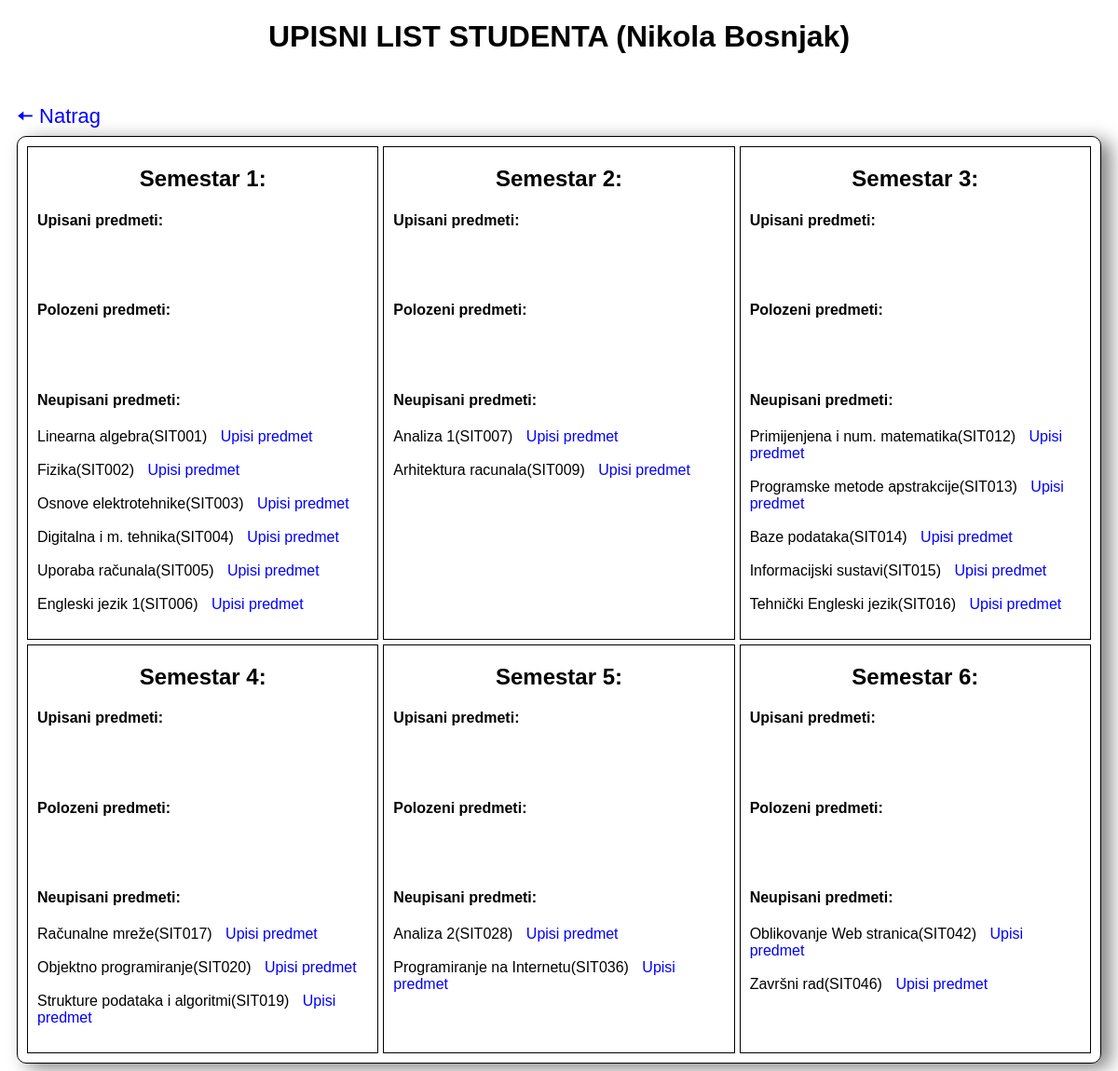
Page /upis_predmeta_red/40 (signed in) on the committed database.
### app/models.py (models this page shows)
class Predmeti(models.Model):
  IZBORNI = (('da', 'DA'), ('ne', 'NE'))
  ime = models.CharField(max_length=30)
  kod = models.CharField(max_length=30)
  program = models.TextField()
  bodovi = models.IntegerField()
  sem_redovni = models.IntegerField()
  sem_izvanredni = models.IntegerField()
  izborni = models.CharField(max_length=30, choices=IZBORNI)

### app/decorators.py (the view)
    def wrap(*args, **kwargs):
        if args[0].user.role.role == 'stud' and args[0].user.status.status == 'red':
            return function(*args, **kwargs)
        elif args[0].user.role.role == 'stud' and args[0].user.status.status == 'izvan':
          return function(*args, **kwargs)
        else:
          return redirect('login_user')

### app/templates/upis_predmeta_red.html (shortened to what this page needs)
{% extends 'base.html' %}
{% block upis_predmeta_red %}
<h1>UPISNI LIST STUDENTA ({{student.first_name}} {{student.last_name}})</h1>
<a class="link_uredi4" href="{%url 'pocetna_stud' %}">&#129060; Natrag</a>
<div class="upisni_list">
  <div class="red-sem">
    <h2>Semestar 1:</h2>
    <h4>Upisani predmeti:</h4>
    <br><br>
    <h4>Polozeni predmeti:</h4>
    <br><br>
    <h4>Neupisani predmeti:</h4>
    {%for i in lista1%}
    {{i.ime}}({{i.kod}}) <a href="{%url 'upis_predmeta' i.id %}">Upisi predmet</a><br><br>
    {%endfor%}
  </div>
  <div class="red-sem">
    <h2>Semestar 2:</h2>
    <h4>Upisani predmeti:</h4>
    <br><br>
    <h4>Polozeni predmeti:</h4>
    <br><br>
    <h4>Neupisani predmeti:</h4>
    {%for i in lista2%}
    {{i.ime}}({{i.kod}}) <a href="{%url 'upis_predmeta' i.id %}">Upisi predmet</a><br><br>
    {%endfor%}
  </div>
  <div class="red-sem">
    <h2>Semestar 3:</h2>
    <h4>Upisani predmeti:</h4>
    <br><br>
    <h4>Polozeni predmeti:</h4>
    <br><br>
    <h4>Neupisani predmeti:</h4>
    {%for i in lista3%}
    {{i.ime}}({{i.kod}}) <a href="{%url 'upis_predmeta' i.id %}">Upisi predmet</a><br><br>
    {%endfor%}
  </div>
  <div class="red-sem">
    <h2>Semestar 4:</h2>
    <h4>Upisani predmeti:</h4>
    <br><br>
    <h4>Polozeni predmeti:</h4>
    <br><br>
    <h4>Neupisani predmeti:</h4>
    {%for i in lista4%}
    {{i.ime}}({{i.kod}}) <a href="{%url 'upis_predmeta' i.id %}">Upisi predmet</a><br><br>
    {%endfor%}
  </div>
  <div class="red-sem">
    <h2>Semestar 5:</h2>
    <h4>Upisani predmeti:</h4>
    <br><br>
    <h4>Polozeni predmeti:</h4>
    <br><br>
    <h4>Neupisani predmeti:</h4>
    {%for i in lista5%}
    {{i.ime}}({{i.kod}}) <a href="{%url 'upis_predmeta' i.id %}">Upisi predmet</a><br><br>
    {%endfor%}
  </div>
  <div class="red-sem">
    <h2>Semestar 6:</h2>
    <h4>Upisani predmeti:</h4>
    <br><br>
    <h4>Polozeni predmeti:</h4>
    <br><br>
    <h4>Neupisani predmeti:</h4>
    {%for i in lista6%}
    {{i.ime}}({{i.kod}}) <a href="{%url 'upis_predmeta' i.id %}">Upisi predmet</a><br><br>
    {%endfor%}
  </div>
</div>
{% endblock %}

### app/templates/base.html (style rules this page uses)
* { box-sizing: border-box; font-family: sans-serif; }
h1 { text-align: center; margin-bottom: 50px; }
a { text-decoration: none; color:blue; margin-left:10px; }
.upisni_list { display: grid; grid-template-columns: 1fr 1fr 1fr; border: 1px solid black; border-radius: 10px; padding:10px; gap:5px; box-shadow: 10px 5px 20px grey; margin: 0 10px 0 10px; }
.red-sem { border:1px solid black; padding: 0 10px 10px 10px; }
h2 { text-align: center; }
.link_uredi4 { font-size: 22px; }

### rows in the picture
Predmeti: ime "Linearna algebra", kod "SIT001"
Predmeti: ime "Fizika", kod "SIT002"
Predmeti: ime "Osnove elektrotehnike", kod "SIT003"
Predmeti: ime "Digitalna i m. tehnika", kod "SIT004"
Predmeti: ime "Uporaba računala", kod "SIT005"
Predmeti: ime "Engleski jezik 1", kod "SIT006"
Predmeti: ime "Analiza 1", kod "SIT007"
Predmeti: ime "Arhitektura racunala", kod "SIT009"
Predmeti: ime "Primijenjena i num. matematika", kod "SIT012"
Predmeti: ime "Programske metode apstrakcije", kod "SIT013"
Predmeti: ime "Baze podataka", kod "SIT014"
Predmeti: ime "Informacijski sustavi", kod "SIT015"
Predmeti: ime "Tehnički Engleski jezik", kod "SIT016"
Predmeti: ime "Računalne mreže", kod "SIT017"
Predmeti: ime "Objektno programiranje", kod "SIT020"
Predmeti: ime "Strukture podataka i algoritmi", kod "SIT019"
Predmeti: ime "Analiza 2", kod "SIT028"
Predmeti: ime "Programiranje na Internetu", kod "SIT036"
Predmeti: ime "Oblikovanje Web stranica", kod "SIT042"
Predmeti: ime "Završni rad", kod "SIT046"

### other values in the picture
{{ student.first_name }} "Nikola"
{{ student.last_name }} "Bosnjak"
